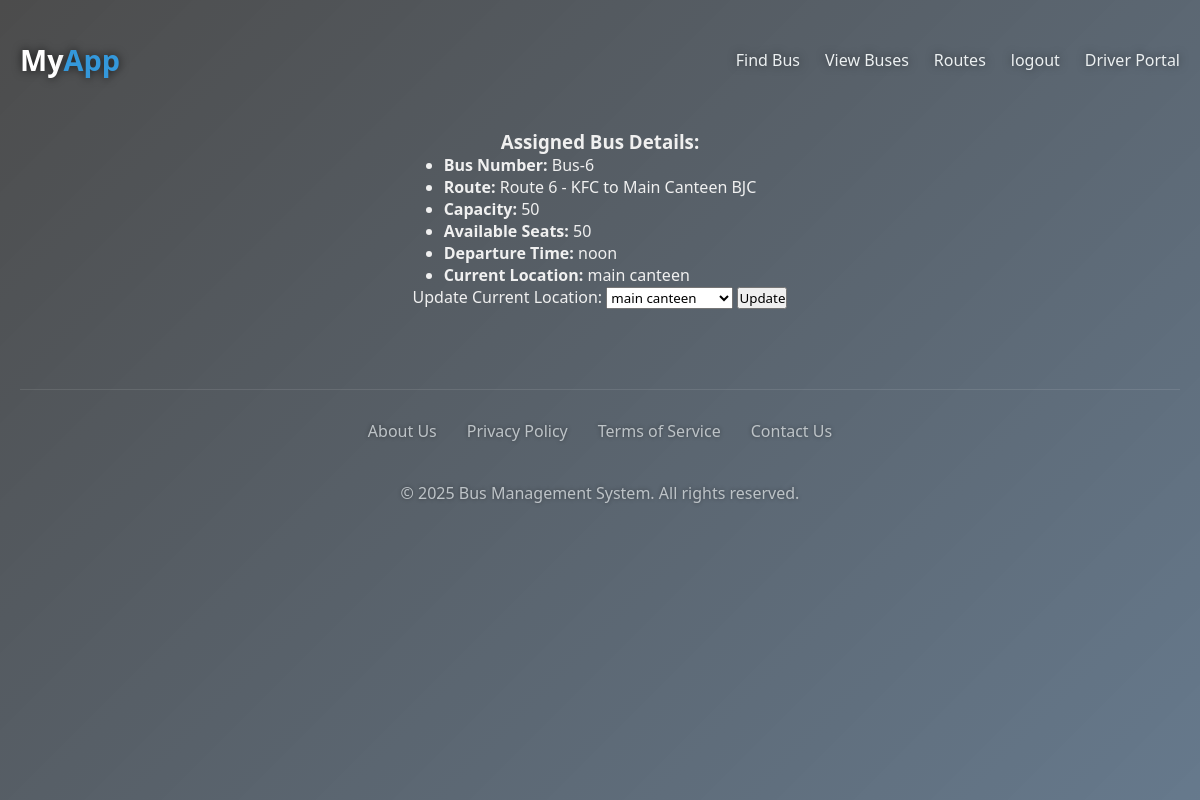
/driver_portal/ (signed in), run on the app's committed database.
### busManagement/models.py (models this page shows, shortened)
class Bus(models.Model):
    bus_number = models.CharField(max_length=10, unique=True)
    driver = models.OneToOneField(Driver, on_delete=models.SET_NULL, null=True, blank=True)
    route = models.ForeignKey(Route, on_delete=models.CASCADE, related_name='buses')
    capacity = models.PositiveIntegerField()
    available_seats = models.PositiveIntegerField()
    registered_users = models.ManyToManyField(CustomUser, related_name='buses', blank=True)
    departure_time = models.TimeField(default='00:00:00')
    current_location = models.CharField(max_length=100, default='')

class Route(models.Model):
    route_number = models.CharField(max_length=10, unique=True)
    start_location = models.CharField(max_length=100)
    end_location = models.CharField(max_length=100)
    distance = models.FloatField()
    stops = models.TextField(default='')  # comma-separated
    time = models.TimeField(default='00:00:00')

### busManagement/views.py (the view, shortened to what this page needs)
# urls.py: path('driver_portal/',views.driver_portal,name='driver_portal'),
@login_required
def driver_portal(request):
    user = request.user
    driver = None
    bus = None
    stops_list = []
    is_driver = getattr(user, 'is_driver', False)  # Safe check
    if is_driver:
        try:
            driver = user.driver_profile
            bus = Bus.objects.filter(driver=driver).first()
            if bus and bus.route and bus.route.stops:
                stops_list = [stop.strip() for stop in bus.route.stops.split(',')]
        except Driver.DoesNotExist:
            is_driver = False  # Fallback in case profile is missing
    return render(request, 'driver_portal.html', {
        'user': user,
        'driver': driver,
        'bus': bus,
        'stops_list': stops_list,
        'is_driver': is_driver,
    })

### templates/driver_portal.html (shortened to what this page needs)
{% extends "base.html" %}
 {%block content %}
  {% if is_driver %}
    {% if bus %}
      <h3>Assigned Bus Details:</h3>
      <ul>
        <li><strong>Bus Number:</strong> {{ bus.bus_number }}</li>
        <li><strong>Route:</strong> {{ bus.route.route_number }} - {{ bus.route.start_location }} to {{ bus.route.end_location }}</li>
        <li><strong>Capacity:</strong> {{ bus.capacity }}</li>
        <li><strong>Available Seats:</strong> {{ bus.available_seats }}</li>
        <li><strong>Departure Time:</strong> {{ bus.departure_time }}</li>
        <li><strong>Current Location:</strong> {{ bus.current_location }}</li>
      </ul>
      <form method="post">
        <label for="current_location">Update Current Location:</label>
        <select name="current_location" id="current_location">
          {% for stop in stops_list %}
            <option value="{{ stop }}" {% if stop == bus.current_location %}selected{% endif %}>{{ stop }}</option>
          {% endfor %}
        </select>
        <button type="submit">Update</button>
      </form>
    {% endif %}
  {% else %}
    <p style="color: red; font-size: xx-large; font-weight: bold;">You are not authorized to view this page. Only drivers can access this section.</p>
  {% endif %}
   {%endblock%}

### templates/base.html (style rules this page uses)
* { margin: 0; padding: 0; box-sizing: border-box; font-family: "Poppins", "Segoe UI", Tahoma, Geneva, Verdana, sans-serif; }
body { min-height: 100vh; color: #f0f0f0; display: flex; flex-direction: column; align-items: center; padding: 20px; background: transparent; position: relative; z-index: 0; }

### data on the page
Bus: bus_number "Bus-6", route.route_number "Route 6", route.start_location "KFC", route.end_location "Main Canteen BJC", capacity "50", available_seats "50", departure_time "noon", current_location "main canteen"
